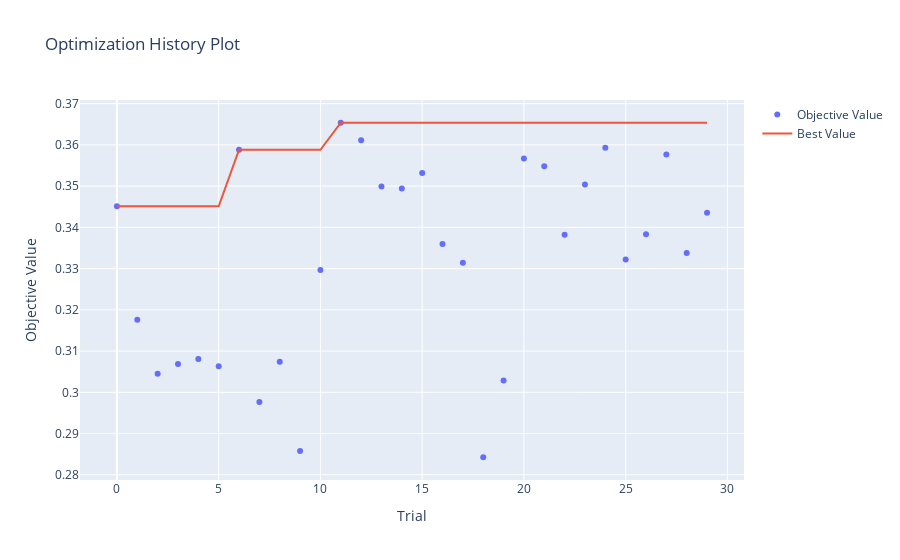

This figure's notebook cell:
### Code cell
optuna.visualization.plot_optimization_history(study_rf)

### Figure 1 — Plotly figure (JSON) as saved in the notebook; plotly's stock layout.template omitted (floating-point values rounded to 4 significant figures)
{"data": [{"mode": "markers", "name": "Objective Value", "type": "scatter", "x": [0, 1, 2, 3, 4, 5, 6, 7, 8, 9, 10, 11, 12, 13, 14, 15, 16, 17, 18, 19, 20, 21, 22, 23, 24, 25, 26, 27, 28, 29], "y": [0.3451, 0.3176, 0.3045, 0.3069, 0.3081, 0.3063, 0.3588, 0.2976, 0.3074, 0.2858, 0.3297, 0.3654, 0.3611, 0.3499, 0.3494, 0.3532, 0.336, 0.3314, 0.2843, 0.3028, 0.3567, 0.3548, 0.3382, 0.3504, 0.3593, 0.3322, 0.3384, 0.3577, 0.3338, 0.3436]}, {"mode": "lines", "name": "Best Value", "type": "scatter", "x": [0, 1, 2, 3, 4, 5, 6, 7, 8, 9, 10, 11, 12, 13, 14, 15, 16, 17, 18, 19, 20, 21, 22, 23, 24, 25, 26, 27, 28, 29], "y": [0.3451, 0.3451, 0.3451, 0.3451, 0.3451, 0.3451, 0.3588, 0.3588, 0.3588, 0.3588, 0.3588, 0.3654, 0.3654, 0.3654, 0.3654, 0.3654, 0.3654, 0.3654, 0.3654, 0.3654, 0.3654, 0.3654, 0.3654, 0.3654, 0.3654, 0.3654, 0.3654, 0.3654, 0.3654, 0.3654]}, {"marker": {"color": "#cccccc"}, "mode": "markers", "name": "Infeasible Trial", "showlegend": false, "type": "scatter", "x": [], "y": []}], "layout": {"title": {"text": "Optimization History Plot"}, "xaxis": {"title": {"text": "Trial"}}, "yaxis": {"title": {"text": "Objective Value"}}}}
